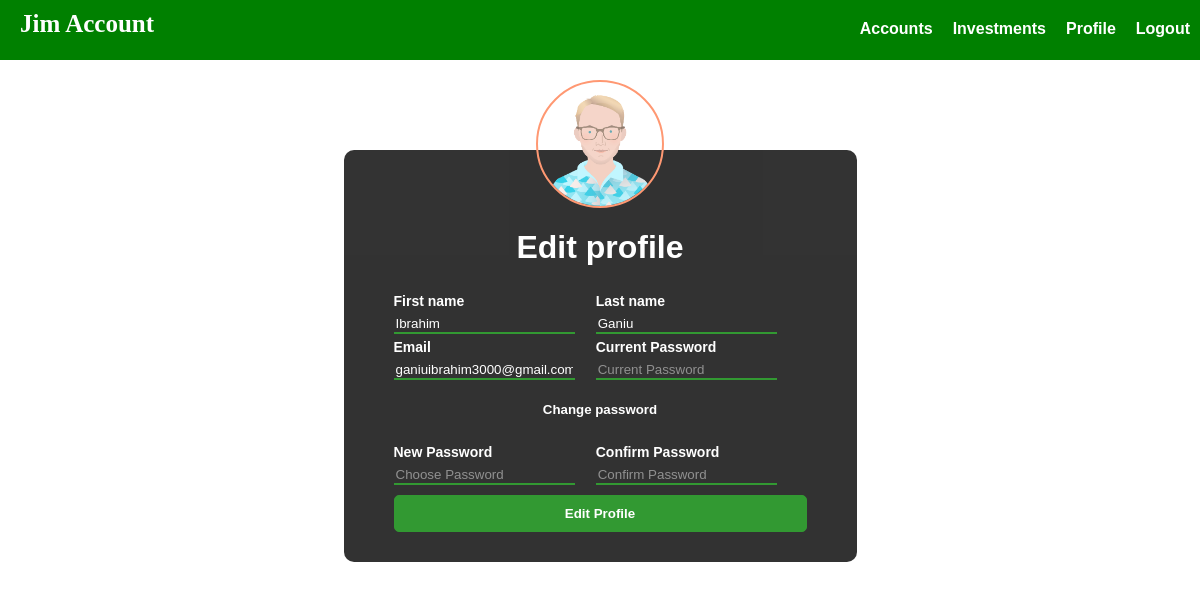
Page /profile/ (signed in) on the committed database.
### index/models.py (models this page shows, shortened)
class User(AbstractUser):
	role = models.CharField(max_length=10, default='read')

### index/views.py (the view, shortened to what this page needs)
# urls.py: url(r'^profile/$', views.profile, name='profile'),
def profile(request):
	if request.user.is_authenticated:
		return render(request, 'profile.html', {
			'title': 'Edit your profile',
			'user': User.objects.get(username=request.user.username)
		})
	return redirect(index)

### index/templates/profile.html (shortened to what this page needs)
{% extends "base.html" %}
{% load static %}
{% block content %}
	<div class="reg-container">
		<img src="{% static 'img/user.png' %}" class="legend">
		<h1 class="white center">Edit profile</h2>
		<div>
			<form action="" method="post">
				<div class="rol-1">
					<div class="sm-rol-2">
						<div class="col-6">
							<label>First name</label>
							<input type="text" name="first_name" value="{{user.first_name}}" placeholder="Enter First name" required>
						</div>
					</div>
					<div class="sm-rol-2">
						<div class="col-6">
							<label>Last name</label>
							<input type="text" name="last_name" value="{{user.last_name}}" placeholder="Enter Last name" required>
						</div>
					</div>
					<div class="sm-rol-2">
						<div class="col-6">
							<label>Email</label>
							<input type="email" name="email" value="{{user.email}}" placeholder="Enter Email" required>
						</div>
					</div>
					<div class="sm-rol-2">
						<div class="col-6">
							<label>Current Password</label>
							<input type="password" name="currentpassword" placeholder="Current Password" required>
						</div>
					</div>
					<h5 class="white center">Change password</h5>
					<div class="sm-rol-2">
						<div class="col-6">
							<label>New Password</label>
							<input type="password" name="newpassword" placeholder="Choose Password">
						</div>
					</div>
					<div class="sm-rol-2">
						<div class="col-6">
							<label>Confirm Password</label>
							<input type="password" name="newpassword2" placeholder="Confirm Password">
						</div>
					</div>
				</div>
				<input type="submit" value="Edit Profile" class="regsubmit">
			</form>
		</div>
	</div>
{% endblock %}

### index/static/style.css (style rules this page uses)
body { margin: 0px; }
h1,h2,h3,h4,h5,h6 { font-family: arial; }
.reg-container { margin: 80px auto; background: black; opacity: 0.8; width: 35%; padding: 30px 50px; border-radius: 10px; }
.regsubmit { width: 100%; border-radius: 5px; color: white; font-family: arial; font-weight: bolder; padding: 10px; border: 1px solid green; background: green; cursor: pointer; margin-top: 10px; }
.center { text-align: center; }
label { font-family: arial; font-size: 15px; font-weight: bold; color: white; margin-bottom: 10px; }
.legend { width: 30%; height: 30%; text-align: center; margin: 10px auto; margin-bottom: 10px; display: block; margin-top: -100px; border-radius: 50%; border: 2px solid coral; }
.white { color: white; font-family: arial; }
.col-6 label { margin: 5px 12px 5px 0px; display: block; font-size: 14px; }
.col-6 input { border: 0px; border-bottom: 2px solid green; background: black; color: white; outline: 0; }
.col-6 { -ms-flex: 0 0 50%; flex: 0 0 50%; max-width: 40%; display: inline; margin: 0px; padding: 0px; margin-top: 15px; }
.rol-1 { padding: 0px; }
.sm-rol-2 { width: 48%; display: inline-table; }

### rows in the picture
User: first_name "Ibrahim", last_name "Ganiu", email "ganiuibrahim3000@gmail.com"
